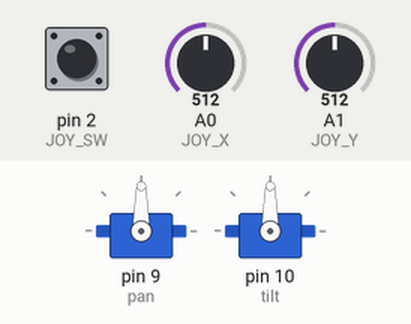
This sketch was run on a simulated Arduino Uno, built with avr-gcc and run on an emulated ATmega328P. On the bench: 2 × servo. Inputs (shaded band) come from the test bench; at power-on: A0 (JOY_X) = 512, A1 (JOY_Y) = 512, pin 2 (JOY_SW) HIGH.

Above: at 1.2 s.
1.3 s: A0 (JOY_X) set to 668
2.8 s: A0 (JOY_X) set to 693
At 3.26 s:
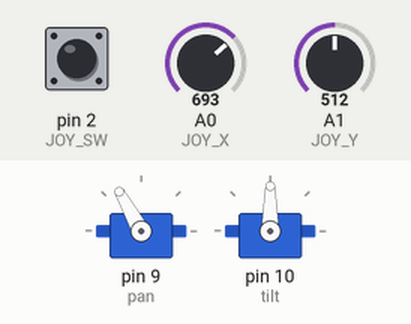
At 5.1 s:
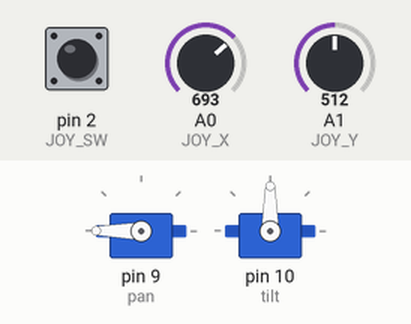
5.8 s: A1 (JOY_Y) set to 460
7.3 s: A1 (JOY_Y) set to 440
At 7.77 s:
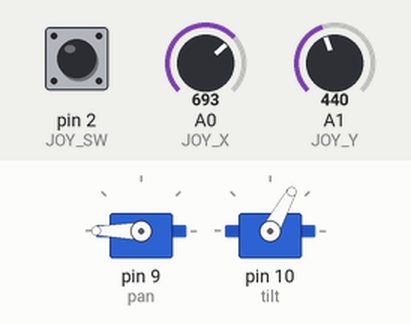
At 9.4 s:
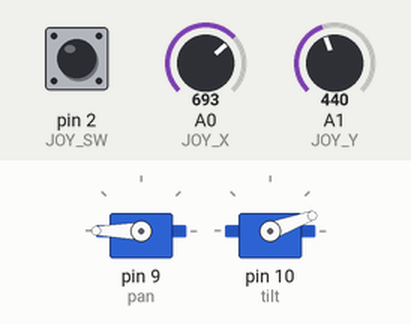
9.8 s: pin 2 (JOY_SW) pulled LOW for 1 s
13.6 s: pin 2 (JOY_SW) pulled LOW for 0.15 s
Timing chart, 0 to 16.7 s (numbered marks = the images above; inputs shaded):
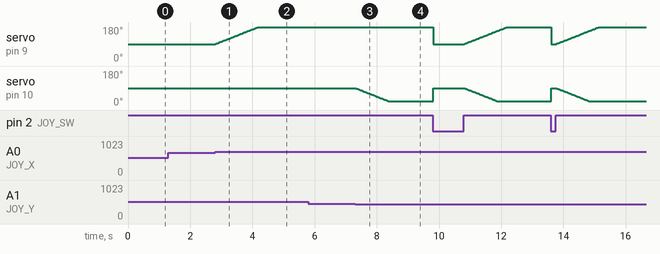

The sketch:

pan_tilt_joystick.ino
```cpp
// Reads an analog joystick (X, Y, and switch) and drives two servos for pan and tilt with a dead zone, proportional speed, and click-to-recenter.
//
// Full tutorial: https://shillehtek.com/blogs/news/arduino-uno-analog-joystick-pan-tilt-servo-control
// Parts used: https://shillehtek.com/products/arduino-uno-r3-starter-kit
//             https://shillehtek.com/products/pan-tilt-servo-bracket-kit-sg90-mg90s
//             https://shillehtek.com/products/mg995-metal-gear-servo-motor-12kg-high-torque-180-degree-diy
// More examples: https://github.com/shillehbean/shillehtek-examples
//

#include <Servo.h>

Servo pan, tilt;
const int JOY_X = A0, JOY_Y = A1, JOY_SW = 2;
const int CENTER = 512, DEAD = 60;      // ignore stick wobble near the middle
const int MAX_STEP = 3;                 // degrees per update at full deflection
int panPos = 90, tiltPos = 90;

int stepFor(int raw) {                  // returns -MAX_STEP..+MAX_STEP, 0 in the dead zone
  int d = raw - CENTER;
  if (abs(d) < DEAD) return 0;
  return map(d, -512, 511, -MAX_STEP, MAX_STEP);
}

void setup() {
  pan.attach(9); tilt.attach(10);
  pinMode(JOY_SW, INPUT_PULLUP);
  pan.write(panPos); tilt.write(tiltPos);
}

void loop() {
  panPos  += stepFor(analogRead(JOY_X));           // push further = move faster
  tiltPos += stepFor(analogRead(JOY_Y));
  panPos  = constrain(panPos, 0, 180);
  tiltPos = constrain(tiltPos, 20, 160);           // keep the bracket off its mechanical stops

  if (digitalRead(JOY_SW) == LOW) { panPos = 90; tiltPos = 90; }   // click = recenter

  pan.write(panPos);
  tilt.write(tiltPos);
  delay(15);                                       // ~66 updates per second
}
```

Measured:
- the behaviour switches between 681 and 682 on A0 (JOY_X) (found by bisection; images 0 and 1)
- the behaviour switches between 453 and 452 on A1 (JOY_Y) (found by bisection; images 2 and 3)
- after the input at 1.3 s, every drawn part: stays the same
- after the input at 2.8 s, servo on pin 9 (pan): moves from 90° to 180° over 1.4 s, starting at once
- after the input at 5.8 s, every drawn part: stays the same
- after the input at 7.3 s, servo on pin 10 (tilt): moves from 90° to 20° over 1.1 s, starting at once
